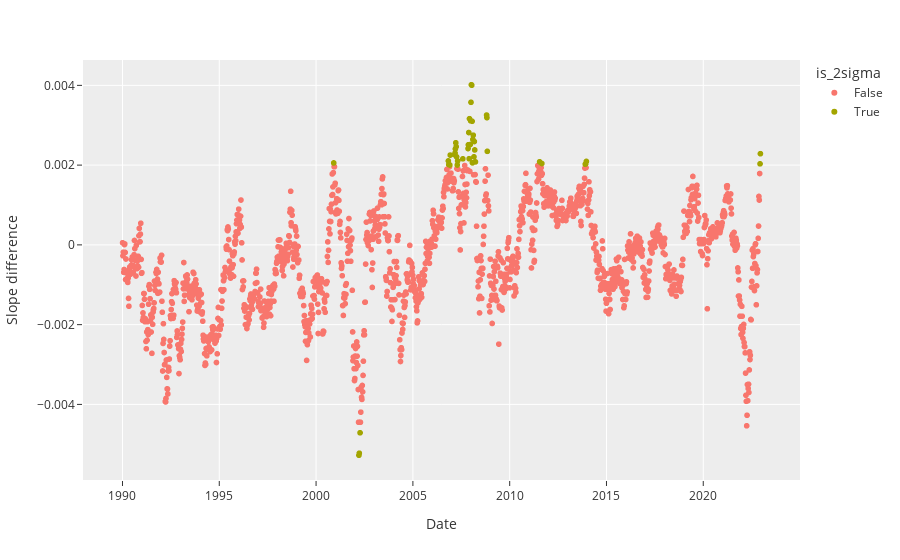

Notebook code for this chart:
### Markdown cell above
Given this center and standard deviation (we omit $\gamma$ for the sake of simplicity for now), we can determine when in the studied period the slope difference was at least $2\sigma$ from the mean:

### Code cell
slope_df = slope_diff.to_frame('diff')
slope_df['is_2sigma'] = (slope_df['diff'] - result.params['center'].value).abs() > result.params['sigma'].value * 2
px.scatter(
    slope_df,
    y='diff',
    color='is_2sigma',
    template=plotly_template,
    labels={
        'diff': 'Slope difference',
        'index': 'Date',
    }
)

### Figure 1 — Plotly figure (JSON) as saved in the notebook; plotly's stock layout.template omitted (floating-point values rounded to 4 significant figures; data arrays with more than 128 entries replaced by an {"elided": "..."} marker saying what was removed)
{"data": [{"hovertemplate": "is_2sigma=False<br>Date=%{x}<br>Slope difference=%{y}<extra></extra>", "legendgroup": "False", "marker": {"color": "#F8766D", "symbol": "circle"}, "mode": "markers", "name": "False", "showlegend": true, "type": "scattergl", "x": {"elided": "1669 str values"}, "xaxis": "x", "y": {"elided": "1669 float values"}, "yaxis": "y"}, {"hovertemplate": "is_2sigma=True<br>Date=%{x}<br>Slope difference=%{y}<extra></extra>", "legendgroup": "True", "marker": {"color": "#A3A500", "symbol": "circle"}, "mode": "markers", "name": "True", "showlegend": true, "type": "scattergl", "x": ["2000-11-29T00:00:00", "2002-03-20T00:00:00", "2002-03-27T00:00:00", "2002-04-10T00:00:00", "2006-11-01T00:00:00", "2006-11-08T00:00:00", "2006-11-29T00:00:00", "2006-12-06T00:00:00", "2007-02-28T00:00:00", "2007-03-07T00:00:00", "2007-03-14T00:00:00", "2007-03-21T00:00:00", "2007-03-28T00:00:00", "2007-04-04T00:00:00", "2007-04-18T00:00:00", "2007-04-25T00:00:00", "2007-08-01T00:00:00", "2007-11-07T00:00:00", "2007-11-14T00:00:00", "2007-11-21T00:00:00", "2007-11-28T00:00:00", "2007-12-05T00:00:00", "2007-12-19T00:00:00", "2007-12-26T00:00:00", "2008-01-02T00:00:00", "2008-01-09T00:00:00", "2008-01-16T00:00:00", "2008-01-23T00:00:00", "2008-01-30T00:00:00", "2008-02-06T00:00:00", "2008-02-13T00:00:00", "2008-02-27T00:00:00", "2008-03-05T00:00:00", "2008-03-12T00:00:00", "2008-03-26T00:00:00", "2008-10-22T00:00:00", "2008-10-29T00:00:00", "2008-11-05T00:00:00", "2011-07-20T00:00:00", "2011-08-31T00:00:00", "2013-11-27T00:00:00", "2013-12-04T00:00:00", "2013-12-18T00:00:00", "2022-12-07T00:00:00", "2022-12-14T00:00:00"], "xaxis": "x", "y": [0.002055, -0.005275, -0.005224, -0.004711, 0.002105, 0.002014, 0.002003, 0.002251, 0.002261, 0.002304, 0.002407, 0.00256, 0.002463, 0.00221, 0.002003, 0.002105, 0.002157, 0.002415, 0.002511, 0.002817, 0.002161, 0.003164, 0.002516, 0.003112, 0.003574, 0.004015, 0.004003, 0.003099, 0.002056, 0.002644, 0.002751, 0.002208, 0.002592, 0.002381, 0.002081, 0.003255, 0.00319, 0.002346, 0.002083, 0.002041, 0.002023, 0.002031, 0.002093, 0.002032, 0.002287], "yaxis": "y"}], "layout": {"autosize": true, "legend": {"title": {"text": "is_2sigma"}, "tracegroupgap": 0}, "margin": {"t": 60}, "xaxis": {"anchor": "y", "autorange": true, "domain": [0, 1], "range": ["1987-12-03 03:13:04.3575", "2025-01-13 20:46:55.6425"], "title": {"text": "Date"}, "type": "date"}, "yaxis": {"anchor": "x", "autorange": true, "domain": [0, 1], "range": [-0.005994, 0.004734], "title": {"text": "Slope difference"}, "type": "linear"}}}
